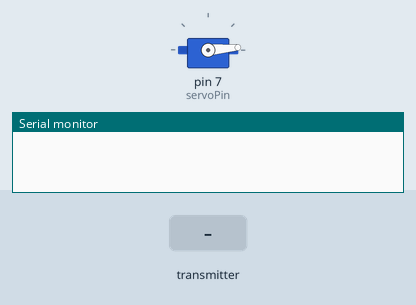
Simulated run of this sketch. Board: Arduino Uno, built with avr-gcc and run on an emulated ATmega328P. On the bench: servo, the last lines printed to the serial monitor. The inputs (shaded band) are chosen by the test bench. No radio packets arrive unless stated.

Above: at 1.2 s.
1.3 s: the transmitter starts sending botton = 256
At 1.7 s:
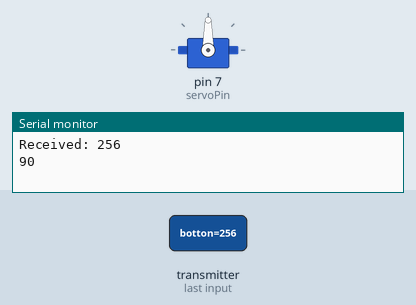
Timing chart, 0 to 4.3 s (numbered marks = the images above; inputs shaded):
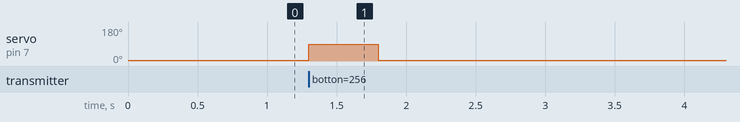

The sketch:

Receiver.ino
```cpp
#include <SPI.h>
#include <nRF24L01.h>
#include <RF24.h>
#include <Servo.h>

int csn_pin = 8;
int ce_pin = 7;
Servo myservo;
int open = 90;
int closed = 5;
RF24 radio(ce_pin, csn_pin);
int botton;
int servoPin = 7;
int lastState;

const uint8_t address[6] = "45678";

void softwareReset() {
  asm volatile ("jmp 0");  // Jump to address 0 (reset vector)
}

void setup() {
  // radio.powerDown();
  // softwareReset();
  Serial.begin(9600);
  SPI.setClockDivider(SPI_CLOCK_DIV8);
  myservo.attach(servoPin);
  myservo.write(closed);
  radio.begin();
  radio.openReadingPipe(0, address);
  radio.setPALevel(RF24_PA_MIN);
  radio.setDataRate(RF24_250KBPS); // adjust rate and power level ^^ as needed
  radio.startListening(); // set as receiver
}

void loop() {
  if(radio.available()) {
    radio.read(&botton, sizeof(botton));
    Serial.print("Received: ");
    Serial.println(botton);
    if (botton && !lastState) {
      lastState = HIGH;
      myservo.write(open);
      Serial.println(90);
      delay(500);
      myservo.write(closed);
      Serial.println(0);
    } else if (!botton && lastState) {
      lastState = LOW;
    }
  }
}
```

Measured:
- after the input at 1.3 s, servo on pin 7 (servoPin): 5° → 90° at once, → 5° 0.50 s later
